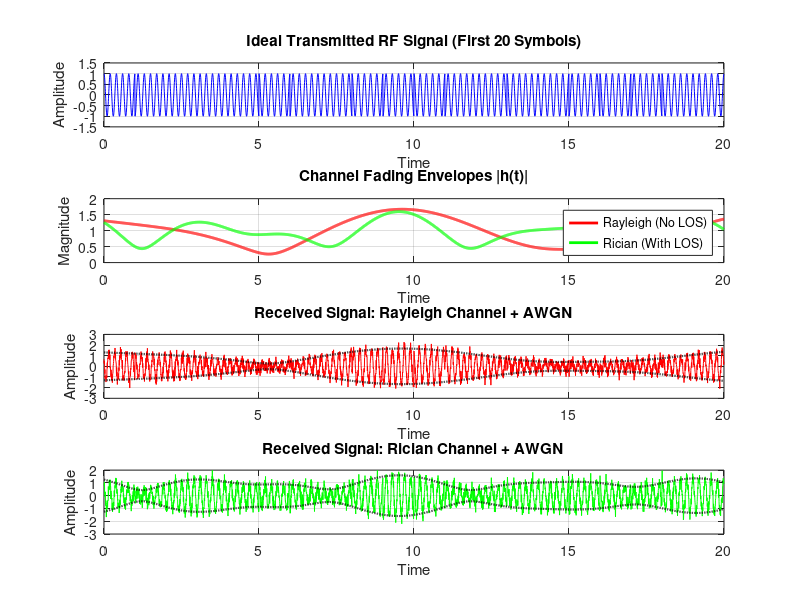

MATLAB code for this plot:
clear all
close all
clc

%% PARAMETERS (CHANGE THESE TO EXPERIMENT)
numSymbols = 10000;  % Increased to 1000 to get a statistically meaningful BER
plotSymbols = 20;   % Keep the plot zoomed in to the first 15 symbols to see the waves
fc = 5;             % Carrier frequency
fs = 200;           % Sampling frequency
Ts = 1;             % Symbol duration
SNR_dB = 8;         % Lowered to 8 dB so we actually force some errors to occur!
K_factor = 5;       % Rician K-factor (Higher = stronger Line of Sight)

%% FADING CHANNEL GENERATION
t_total = 0 : 1/fs : (numSymbols*Ts) - 1/fs;
t_sym = 0 : 1/fs : Ts - 1/fs; % Time vector for a single symbol
samples_per_sym = length(t_sym);

% 1. Create a slow-varying Rayleigh fading envelope
num_paths = 6;
h_rayleigh = zeros(size(t_total));
for p = 1:num_paths
    fd = 0.1 + 0.2*rand(); % Slow fading frequencies (Doppler shift)
    phase = 2*pi*rand();
    h_rayleigh = h_rayleigh + (randn() + 1i*randn()) * exp(1i*(2*pi*fd*t_total + phase));
end
h_rayleigh = h_rayleigh ./ sqrt(mean(abs(h_rayleigh).^2)); % Normalize

% 2. Create Rician fading by adding a dominant LOS path
h_rician = sqrt(K_factor/(K_factor+1)) + sqrt(1/(K_factor+1)) * h_rayleigh;

%% MODULATION & APPLYING CHANNEL
bits = randi([0 1], 1, numSymbols);

tx_rf = zeros(1, length(t_total));
rx_rayleigh_rf = zeros(1, length(t_total));
rx_rician_rf = zeros(1, length(t_total));
envelope_rayleigh = abs(h_rayleigh);
envelope_rician = abs(h_rician);

for k = 1:numSymbols
    % BPSK Modulation Baseband
    I = 2*bits(k) - 1;
    Q = 0;

    idx_start = (k-1)*samples_per_sym + 1;
    idx_end = k*samples_per_sym;

    % Ideal transmitted RF signal
    tx_rf(idx_start:idx_end) = I*cos(2*pi*fc*t_sym);

    h_ray_seg = h_rayleigh(idx_start:idx_end);
    h_ric_seg = h_rician(idx_start:idx_end);

    % Apply Rayleigh fading
    I_ray = I .* real(h_ray_seg) - Q .* imag(h_ray_seg);
    Q_ray = I .* imag(h_ray_seg) + Q .* real(h_ray_seg);
    rx_rayleigh_rf(idx_start:idx_end) = I_ray.*cos(2*pi*fc*t_sym) - Q_ray.*sin(2*pi*fc*t_sym);

    % Apply Rician fading
    I_ric = I .* real(h_ric_seg) - Q .* imag(h_ric_seg);
    Q_ric = I .* imag(h_ric_seg) + Q .* real(h_ric_seg);
    rx_rician_rf(idx_start:idx_end) = I_ric.*cos(2*pi*fc*t_sym) - Q_ric.*sin(2*pi*fc*t_sym);
end

%% ADD AWGN NOISE
signal_power = mean(tx_rf.^2);
noise_power = signal_power / (10^(SNR_dB/10));

rx_rayleigh_rf = rx_rayleigh_rf + sqrt(noise_power) * randn(size(tx_rf));
rx_rician_rf = rx_rician_rf + sqrt(noise_power) * randn(size(tx_rf));

%% DEMODULATION & BER CALCULATION
rx_bits_rayleigh = zeros(1, numSymbols);
rx_bits_rician = zeros(1, numSymbols);

for k = 1:numSymbols
    idx_start = (k-1)*samples_per_sym + 1;
    idx_end = k*samples_per_sym;

    rx_ray_seg = rx_rayleigh_rf(idx_start:idx_end);
    rx_ric_seg = rx_rician_rf(idx_start:idx_end);

    % Receiver assumes perfect Channel State Information (CSI) for phase
    phase_ray = angle(mean(h_rayleigh(idx_start:idx_end)));
    phase_ric = angle(mean(h_rician(idx_start:idx_end)));

    % Coherent Local Oscillator (phase matched to the channel)
    lo_ray = 2 * cos(2*pi*fc*t_sym + phase_ray);
    lo_ric = 2 * cos(2*pi*fc*t_sym + phase_ric);

    % Correlator (Integrate over symbol period)
    corr_ray = sum(rx_ray_seg .* lo_ray);
    corr_ric = sum(rx_ric_seg .* lo_ric);

    % Decision Maker (Threshold at 0 for BPSK)
    rx_bits_rayleigh(k) = corr_ray > 0;
    rx_bits_rician(k) = corr_ric > 0;
end

% Calculate Errors
errors_ray = sum(bits ~= rx_bits_rayleigh);
errors_ric = sum(bits ~= rx_bits_rician);

% Print Results to Command Window
fprintf('\n--- BIT ERROR RATE (BER) RESULTS ---\n');
fprintf('Simulated Symbols: %d\n', numSymbols);
fprintf('SNR: %d dB\n', SNR_dB);
fprintf('Rician K-Factor: %d\n', K_factor);
fprintf('------------------------------------\n');
fprintf('Rayleigh BER: %f (%d errors)\n', errors_ray/numSymbols, errors_ray);
fprintf('Rician BER:   %f (%d errors)\n', errors_ric/numSymbols, errors_ric);
fprintf('------------------------------------\n\n');

%% PLOTS (Only plotting the first 'plotSymbols' so waves are visible)
plot_idx = 1 : (plotSymbols * samples_per_sym);
t_plot = t_total(plot_idx);

figure(1);

subplot(4,1,1);
plot(t_plot, tx_rf(plot_idx), 'b');
title(sprintf('Ideal Transmitted RF Signal (First %d Symbols)', plotSymbols));
xlabel('Time'); ylabel('Amplitude'); grid on; ylim([-1.5 1.5]);

subplot(4,1,2);
plot(t_plot, envelope_rayleigh(plot_idx), 'r', 'LineWidth', 2); hold on;
plot(t_plot, envelope_rician(plot_idx), 'g', 'LineWidth', 2);
title('Channel Fading Envelopes |h(t)|');
legend('Rayleigh (No LOS)', 'Rician (With LOS)');
xlabel('Time'); ylabel('Magnitude'); grid on;

subplot(4,1,3);
plot(t_plot, rx_rayleigh_rf(plot_idx), 'r'); hold on;
plot(t_plot, envelope_rayleigh(plot_idx), 'k--', 'LineWidth', 1.5);
plot(t_plot, -envelope_rayleigh(plot_idx), 'k--', 'LineWidth', 1.5);
title('Received Signal: Rayleigh Channel + AWGN');
xlabel('Time'); ylabel('Amplitude'); grid on;

subplot(4,1,4);
plot(t_plot, rx_rician_rf(plot_idx), 'g'); hold on;
plot(t_plot, envelope_rician(plot_idx), 'k--', 'LineWidth', 1.5);
plot(t_plot, -envelope_rician(plot_idx), 'k--', 'LineWidth', 1.5);
title('Received Signal: Rician Channel + AWGN');
xlabel('Time'); ylabel('Amplitude'); grid on;
